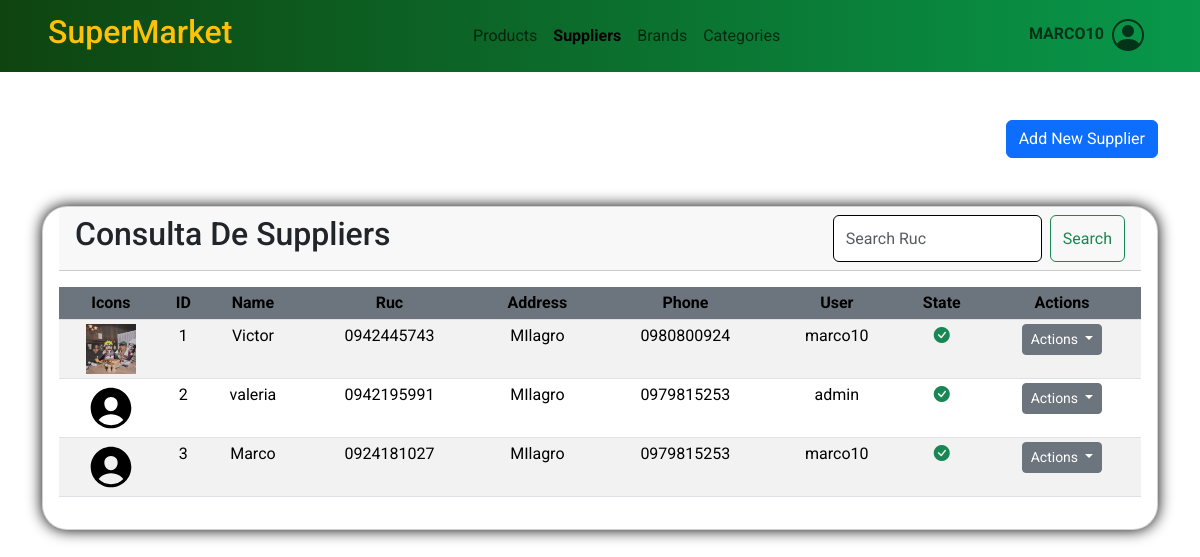
Page /suppliers/ (signed in) on the earlier database version.
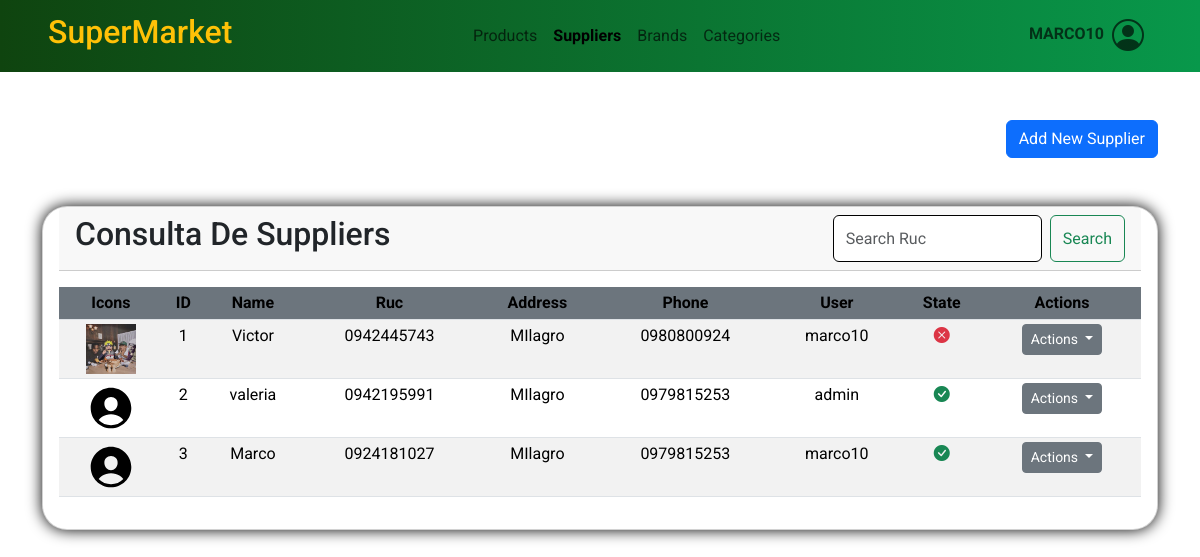
Same page on the later database version.
### ventas/models.py (models this page shows, shortened)
class Supplier(models.Model):
    name = models.CharField(max_length=100, validators=[letters_only_validator])
    ruc = models.CharField(max_length=13,validators=[valida_cedula])
    address = models.CharField(max_length=200, validators=[letters_only_validator])
    phone = models.CharField(max_length=20,validators=[phone_regex])
    user = models.ForeignKey(User,on_delete=models.CASCADE)
    image = models.ImageField(upload_to='suppliers/',blank=True,null=True,default='suppliers/persona1.svg')
    created = models.DateTimeField(auto_now_add=True)
    updated = models.DateTimeField(auto_now=True)
    state = models.BooleanField('Activo', default = True)
    objects = models.Manager()  # Manager predeterminado
    active_brands = ActiveBrandManager()  # Manager filtrado por state=True
    class Meta:
        verbose_name = 'Proveedor'
        verbose_name_plural = 'Proveedores'
        ordering = ['name']
        indexes = [models.Index(fields=['name']),]

### ventas/views.py (the view, shortened to what this page needs)
# urls.py: path('suppliers/', views.suppliers, name='suppliers'),
@login_required
def suppliers(request):
    company = Company.objects.first()
    suppliers = Supplier.objects.all().order_by('id')
    if request.method == 'GET':
        query = request.GET.get('q')
        if query:
            suppliers = suppliers.filter(ruc__icontains=query)
        data = {
            "title1": "Suppliers",
            "title2": "Consulta De Suppliers",
            "form": SupplierForm(),
            'suppliers': suppliers,
            'company': company,
        }
        return render(request, 'ventas/suppliers/suppliers.html', data)

### ventas/forms.py
class SupplierForm(ModelForm):
    class Meta:
        model = Supplier
        fields = ['name', 'ruc', 'address', 'phone','user','image', 'state']
        widgets = {
            'name': forms.TextInput(attrs={'class': 'form-control', 'id': 'id_name'}),
            'ruc': forms.TextInput(attrs={'class': 'form-control', 'id': 'id_ruc'}),
            'address': forms.TextInput(attrs={'class': 'form-control', 'id': 'id_address'}),
            'phone': forms.TextInput(attrs={'class': 'form-control', 'id': 'id_phone'}),
            'user': forms.Select(attrs={'class': 'form-select', 'id': 'id_user'}),
            'image': forms.FileInput(attrs={'class': 'form-control', 'id': 'id_image'}),
            'state': forms.CheckboxInput(attrs={'class': 'form-check-input', 'id': 'id_state'}),
        }

### templates/ventas/suppliers/suppliers.html (shortened to what this page needs)
{% extends 'base.html' %}
{% load static %}
{% block content %}
<div class="container mt-5">
    <div class="row">
        <div class="col text-end">
            <button type="button" class="btn btn-primary" data-bs-toggle="modal" data-bs-target="#modalCrearSupplier">
                Add New Supplier
            </button>
        </div>
    </div>
    <div class="row">
        <div class="col">
            <div class="card text-center my-5" style="border-radius: 25px;">
                <div class="card-header d-flex justify-content-between mx-3">
                    <h2>{{ title2 }}</h2>
                    <form class="d-flex" role="search" method="GET">
                        <input class="form-control me-2 border-black" type="search" name="q" id="search-input" placeholder="Search Ruc"
                               aria-label="Search" value="{{ request.GET.q }}">
                        <button class="btn btn-outline-success" type="submit" id="search-button">Search</button>
                    </form>
                </div>
                <div class="card-body">
                    <div class="table">
                        <table class="table table-striped text-center table-sm">
                            <thead>
                                <tr>
                                    <th class="bg-secondary">Icons</th>
                                    <th class="bg-secondary">ID</th>
                                    <th class="bg-secondary">Name</th>
                                    <th class="bg-secondary">Ruc</th>
                                    <th class="bg-secondary">Address</th>
                                    <th class="bg-secondary">Phone</th>
                                    <th class="bg-secondary">User</th>
                                    <th class="bg-secondary">State</th>
                                    <th class="bg-secondary">Actions</th>
                                </tr>
                            </thead>
                            <tbody>
                                {% for supplier in suppliers %}
                                <tr>
                                    <td class="text-center">
                                        <img src="{{ supplier.image.url }}" alt="{{ supplier.name }}"
                                             style="width: 50px; height: 50px; object-fit: cover;">
                                    </td>
                                    <td class="text-center">{{ supplier.id }}</td>
                                    <td class="text-center">{{ supplier.name }}</td>
                                    <td class="text-center">{{ supplier.ruc }}</td>
                                    <td class="text-center">{{ supplier.address }}</td>
                                    <td class="text-center">{{ supplier.phone }}</td>
                                    <td class="text-center">{{ supplier.user }}</td>
                                    {% if supplier.state %}
                                    <td class="text-center"><i class="bi bi-check-circle-fill text-success"></i></td>
                                    {% else %}
                                    <td class="text-center"><i class="bi bi-x-circle-fill text-danger"></i></td>
                                    {% endif %}
                                    <td class="text-center">
                                        <div class="dropdown-center">
                                            <button class="btn btn-secondary btn-sm dropdown-toggle" type="button"
                                                    data-bs-toggle="dropdown" aria-expanded="false">
                                                Actions
                                            </button>
                                        </div>
                                    </td>
                                </tr>
                                {% endfor %}
                            </tbody>
                        </table>
                    </div>
                </div>
            </div>
        </div>
    </div>
</div>
{% endblock content %}

Differences in the rows shown:
changed Supplier "Victor": state True → False (drawn)
